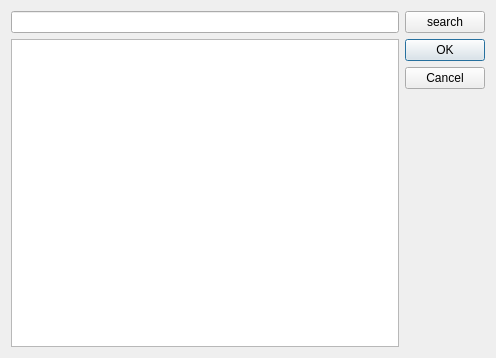
<?xml version="1.0" encoding="UTF-8"?>
<ui version="4.0">
 <class>yumlistPackageDlg</class>
 <widget class="QDialog" name="yumlistPackageDlg">
  <property name="geometry">
   <rect>
    <x>0</x>
    <y>0</y>
    <width>496</width>
    <height>358</height>
   </rect>
  </property>
  <property name="windowTitle">
   <string>Dialog</string>
  </property>
  <layout class="QGridLayout" name="gridLayout">
   <item row="0" column="0">
    <widget class="QLineEdit" name="search_lineEdit"/>
   </item>
   <item row="0" column="1">
    <widget class="QPushButton" name="search_Btn">
     <property name="text">
      <string>search</string>
     </property>
    </widget>
   </item>
   <item row="1" column="0">
    <widget class="QListView" name="listView"/>
   </item>
   <item row="1" column="1">
    <widget class="QDialogButtonBox" name="buttonBox">
     <property name="orientation">
      <enum>Qt::Vertical</enum>
     </property>
     <property name="standardButtons">
      <set>QDialogButtonBox::Cancel|QDialogButtonBox::Ok</set>
     </property>
    </widget>
   </item>
  </layout>
 </widget>
 <resources/>
 <connections>
  <connection>
   <sender>buttonBox</sender>
   <signal>accepted()</signal>
   <receiver>installedPackageDlg</receiver>
   <slot>accept()</slot>
   <hints>
    <hint type="sourcelabel">
     <x>248</x>
     <y>254</y>
    </hint>
    <hint type="destinationlabel">
     <x>157</x>
     <y>274</y>
    </hint>
   </hints>
  </connection>
  <connection>
   <sender>buttonBox</sender>
   <signal>rejected()</signal>
   <receiver>installedPackageDlg</receiver>
   <slot>reject()</slot>
   <hints>
    <hint type="sourcelabel">
     <x>316</x>
     <y>260</y>
    </hint>
    <hint type="destinationlabel">
     <x>286</x>
     <y>274</y>
    </hint>
   </hints>
  </connection>
 </connections>
</ui>
